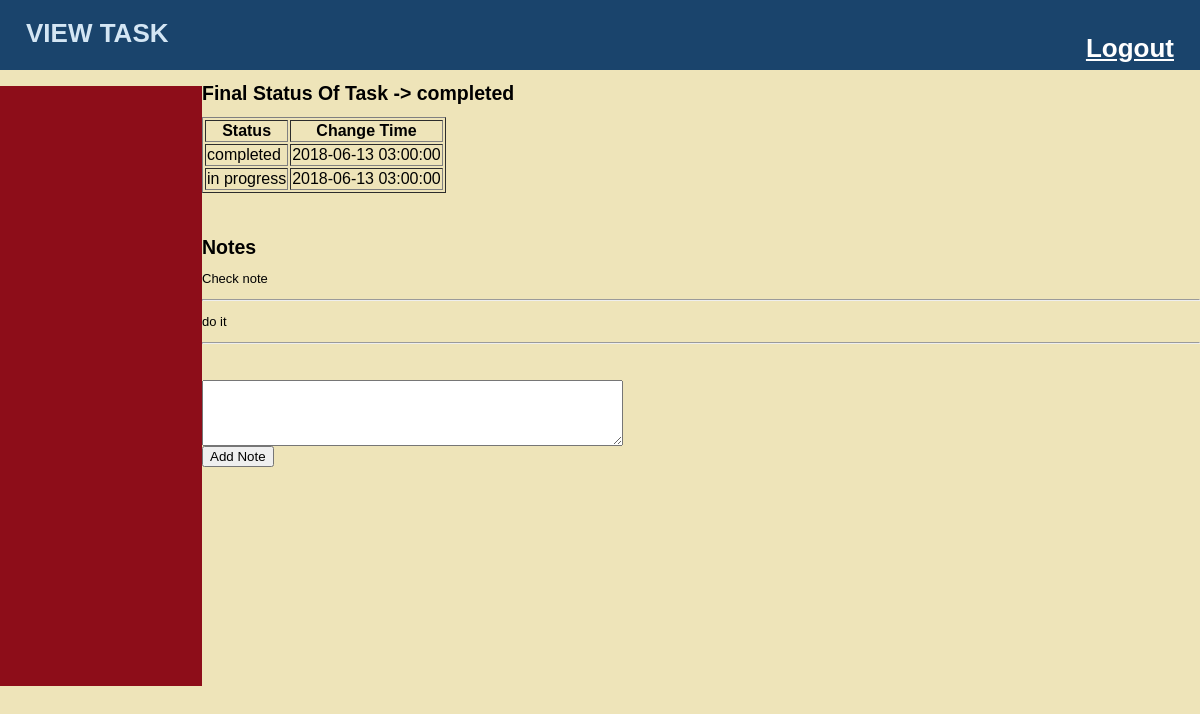
/task_management/task_detail.php?task_id=1&start_time=2018-06-13 02:37:00, run on the app's committed database.
### tables this page shows
CREATE TABLE `task_status` (
  `task_status_task_id` int(11) NOT NULL,
  `task_status_last_recurred` datetime NOT NULL,
  `status` varchar(255) DEFAULT NULL
);

CREATE TABLE `task_track` (
  `task_id` int(11) NOT NULL,
  `task_track_last_recurred` datetime NOT NULL,
  `status` varchar(255) NOT NULL,
  `feedback` varchar(255) DEFAULT NULL,
  `change_time` datetime DEFAULT NULL
);

CREATE TABLE `task_notes` (
  `task_id` int(11) NOT NULL,
  `task_notes_last_recurred` datetime NOT NULL,
  `notes` varchar(255) NOT NULL
);

### task_management/task_detail.php (the view, shortened to what this page needs)
<HTML>
<HEAD>
<link href="stylesheets/public.css" media="all"
rel="stylesheet" type="text/css" />
</HEAD>
<BODY>
<div id="header">
	<h1>VIEW TASK</h>
	<div align ="right">
	<a href="logout.php" style="color:white"> Logout </a>
	</div>
</div>
	<div id="main">
		<div id="navigation">
		</div>
<?php
$dbhost= "localhost";
$dbuser= "root";
$dbpass= "sanjana";
$dbname= "walmart";
$conn= mysqli_connect($dbhost,$dbuser,$dbpass,$dbname);
$query = "SELECT * from task_status where task_status_task_id = '{$_GET["task_id"]}' and task_status_last_recurred = '{$_GET["start_time"]}' LIMIT 1";
$result = mysqli_query($conn, $query);
$row = mysqli_fetch_assoc($result);
?>
<h2> Final Status Of Task ->  <?php echo $row["status"]; ?></h3>
<?php
	$query1 = "SELECT * from task_track where task_id = '{$_GET["task_id"]}' and task_track_last_recurred = '{$_GET["start_time"]}' ORDER BY change_time";
	$result1 = mysqli_query($conn, $query1);
?>
<table border = "1">
  <tr>
	<th> Status</th>
	<th>Change Time</th>
  </tr>
  <?php while($row = mysqli_fetch_assoc($result1)){
  ?>
  <tr>
    <td><?php echo $row["status"]; ?></td>
    <td><?php echo $row["change_time"]; ?></td>
  </tr>
  <?php } ?>
</table>
<?php
	$query_get_notes = "SELECT * from task_notes where task_id = '{$_GET["task_id"]}' and task_notes_last_recurred = '{$_GET["start_time"]}'";
	$result_get_notes = mysqli_query($conn, $query_get_notes);
	if(mysqli_num_rows($result_get_notes)){
		?>
		<br /> <br /><h2> Notes</h2>
	<?php
		while($note_row = mysqli_fetch_array($result_get_notes)){
		?>
			<p><?php echo $note_row["notes"]; ?></p>
			<hr>
		<?php
		}
	} ?>
<br /><br />
<FORM ACTION="task_detail.php?task_id=<?php echo $_GET["task_id"]; ?>&start_time=<?php echo $_GET["start_time"]; ?>" method="post">
  <textarea name="note" rows="4" cols="50">
	</textarea><br / >
  <input type="submit" name="submit" value="Add Note">
</form>
</BODY>
</HTML>

### task_management/stylesheets/public.css (style rules this page uses)
html { height: 100%; width: 100%; }
body { width: 100%; height: 100%; margin: 0; padding: 0; border: 0; font-family: Verdana, Arial, Helvetica, sans-serif; font-size: 13px; line-height: 15px; background: #EEE4B9; }
a { color: #8D0D19; }
#header { height: 70px; margin: 0; padding: 0; text-align: left; background: #1A446C; color: #D4E6F4; }
#header h1 { padding: 1em; margin: 0; }
#main { height: 600px; width: 100%; margin: 0; padding: 0; background: #EEE4B9; }
#navigation { float: left; width: 150px; height: 100%; margin: 0; padding: 0 2em; color: #D4E6F4; background: #8D0D19; }

### data on the page
task_status: status "completed"
task_track: status "completed", change_time "2018-06-13 03:00:00"
task_track: status "in progress", change_time "2018-06-13 03:00:00"
task_notes: notes "Check note"
task_notes: notes "do it"
